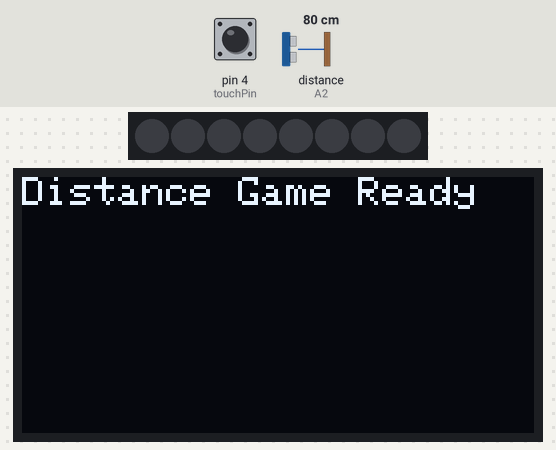
Simulated run of this sketch. Board: Arduino Uno, built with avr-gcc and run on an emulated ATmega328P. On the bench: 8 RGB LEDs in strip order, left to right, 128×64 one-colour display. Inputs (shaded band) come from the test bench; at power-on: pin 4 (touchPin) LOW, distance to the obstacle (sensor on A2) 80 cm. The echo pulse lasts 58.3 µs per cm; random numbers use the default seed unless the sketch sets one; what the sketch prints to the serial monitor is not drawn.

Above: at 3.2 s.
3.3 s: pin 4 (touchPin) pulled HIGH for 0.15 s
At 5.5 s:
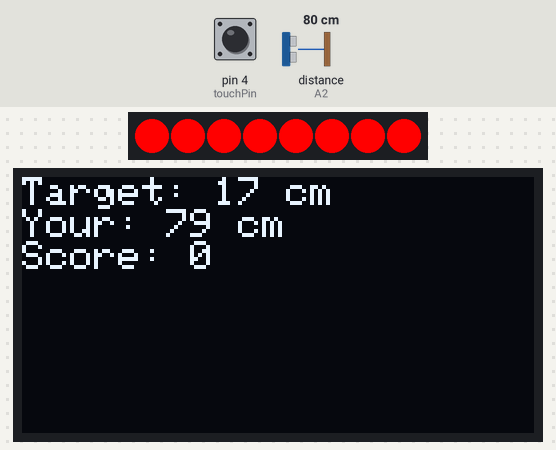
5.8 s: distance to the obstacle (sensor on A2) set to 18 cm
At 6.9 s:
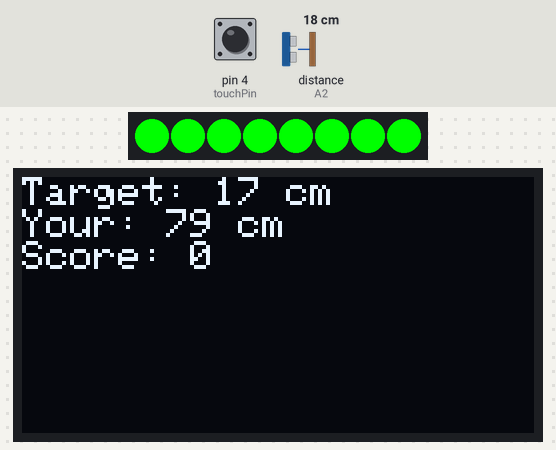
8.8 s: distance to the obstacle (sensor on A2) set to 9 cm
At 9.5 s:
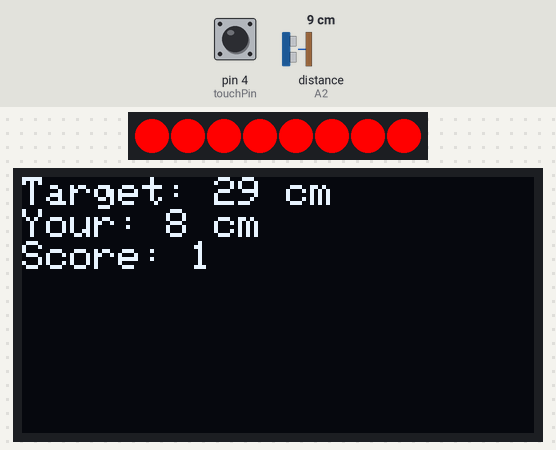
10.3 s: distance to the obstacle (sensor on A2) set to 2 cm
At 11.1 s:
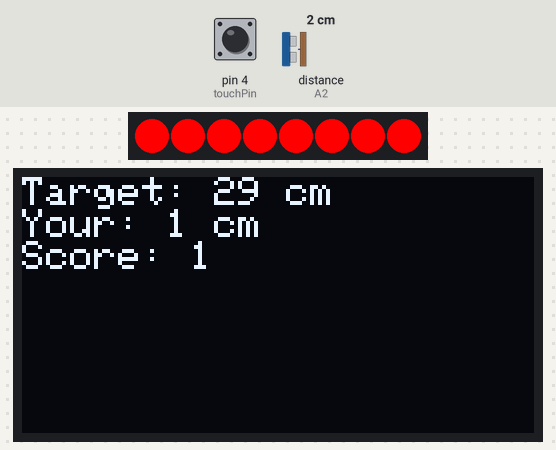
11.8 s: distance to the obstacle (sensor on A2) set to 250 cm
At 12.6 s:
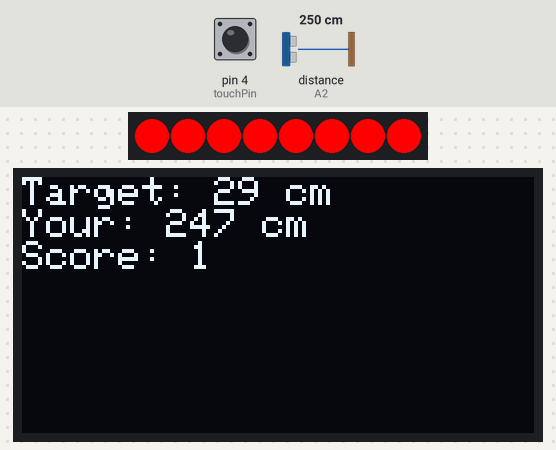
Timing chart, 0 to 14.3 s (numbered marks = the images above; inputs shaded):
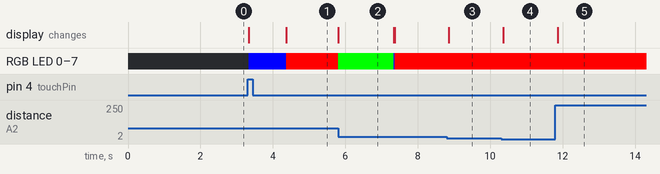

Measured:
- after the input at 3.3 s, RGB LED 0–7: off → RGB(0, 0, 255) at once, → RGB(255, 0, 0) 1.0 s later; the display: first changes at once (image 1 shows a later state)
- after the input at 5.8 s, RGB LED 0–7: RGB(255, 0, 0) → RGB(0, 255, 0) at once, → RGB(0, 0, 255) 1.5 s later, → RGB(255, 0, 0) 0.03 s later
- after the input at 8.8 s, the display: changes after 0.05 s (image 3)
- after the input at 10.3 s, the display: changes after 0.06 s (image 4)
- after the input at 11.8 s, the display: changes after 0.07 s (image 5)
- what the display in image 2 shows lasts 1.5 s, from 5.8 s to 7.3 s

The sketch:

35_InteractiveDistanceBasedGame.ino
```cpp
/*
  Interactive Distance-Based Game
  Components: Ultrasonic Sensor, Touch Sensor, NeoPixel Ring, OLED
  Author: [Your Name]
  Date: [Date]
  Description: A game where players move their hand to match a target distance.
*/

#include <Adafruit_NeoPixel.h>
#include <Adafruit_GFX.h>
#include <Adafruit_SSD1306.h>

// -------------------- OLED Setup --------------------
#define SCREEN_WIDTH 128
#define SCREEN_HEIGHT 64
Adafruit_SSD1306 display(SCREEN_WIDTH, SCREEN_HEIGHT, &Wire, -1);

// -------------------- NeoPixel Setup --------------------
#define PIN_NEOPIXEL 7
#define NUMPIXELS 8
Adafruit_NeoPixel pixels(NUMPIXELS, PIN_NEOPIXEL, NEO_GRB + NEO_KHZ800);

// -------------------- Sensor Pins --------------------
#define trigPin A1
#define echoPin A2
#define touchPin 4

// -------------------- Variables --------------------
long duration;
int distance;
int targetDistance;
int score = 0;
bool gameActive = false;

void setup() {
  Serial.begin(9600);

  pinMode(trigPin, OUTPUT);
  pinMode(echoPin, INPUT);
  pinMode(touchPin, INPUT);

  // Initialize NeoPixel
  pixels.begin();
  pixels.clear();
  pixels.show();

  // Initialize OLED
  if (!display.begin(SSD1306_SWITCHCAPVCC, 0x3C)) {
    Serial.println("OLED init failed");
    for (;;);
  }
  display.clearDisplay();
  display.setTextSize(1);
  display.setTextColor(SSD1306_WHITE);
  display.setCursor(0,0);
  display.println("Distance Game Ready");
  display.display();
  delay(2000);
}

// Measure distance from ultrasonic sensor
int getDistance() {
  digitalWrite(trigPin, LOW);
  delayMicroseconds(2);
  digitalWrite(trigPin, HIGH);
  delayMicroseconds(10);
  digitalWrite(trigPin, LOW);

  duration = pulseIn(echoPin, HIGH);
  distance = duration * 0.034 / 2; // cm
  return distance;
}

// Set NeoPixel color pattern
void setColor(int r, int g, int b) {
  for (int i = 0; i < NUMPIXELS; i++) {
    pixels.setPixelColor(i, pixels.Color(r, g, b));
  }
  pixels.show();
}

void loop() {
  int touchState = digitalRead(touchPin);

  if (touchState == HIGH && !gameActive) {
    // Start new game
    gameActive = true;
    score = 0;
    targetDistance = random(10, 40); // target between 10–40 cm
    setColor(0, 0, 255); // Blue = new round
    display.clearDisplay();
    display.setCursor(0,0);
    display.println("Game Started!");
    display.println("Target Distance:");
    display.print(targetDistance);
    display.println(" cm");
    display.display();
    delay(1000);
  }

  if (gameActive) {
    distance = getDistance();
    Serial.print("Distance: ");
    Serial.print(distance);
    Serial.println(" cm");

    display.clearDisplay();
    display.setCursor(0,0);
    display.print("Target: ");
    display.print(targetDistance);
    display.println(" cm");

    display.print("Your: ");
    display.print(distance);
    display.println(" cm");

    display.print("Score: ");
    display.println(score);

    if (abs(distance - targetDistance) <= 3) {
      // Success
      setColor(0, 255, 0); // Green
      display.println("Hit!");
      score++;
      delay(1500);

      // Generate new target
      targetDistance = random(10, 40);
      setColor(0, 0, 255); // Blue = new round
    } else {
      setColor(255, 0, 0); // Red when not matching
    }

    display.display();
  }
}
```
